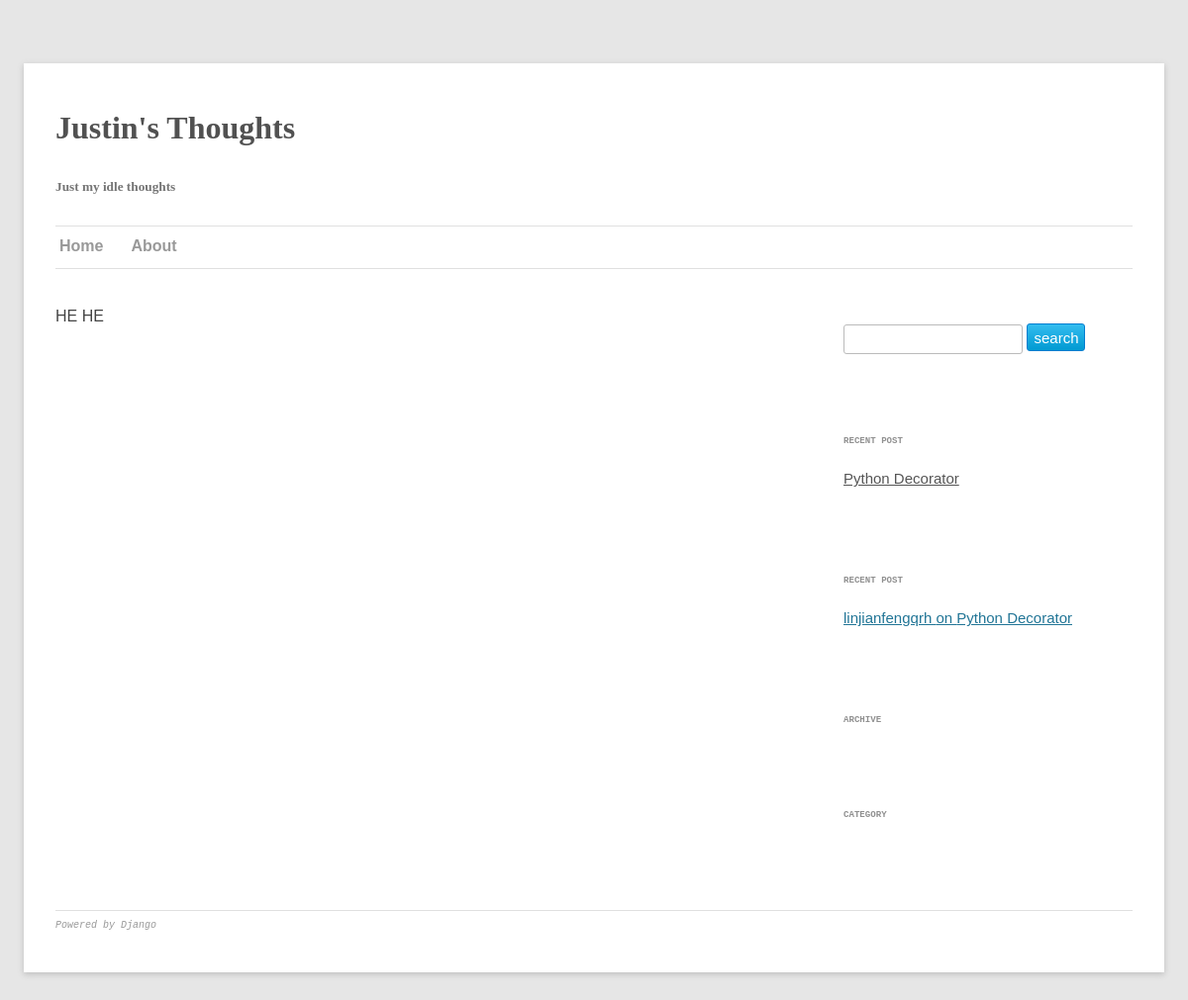
/about/, run on an earlier commit of the app's database.
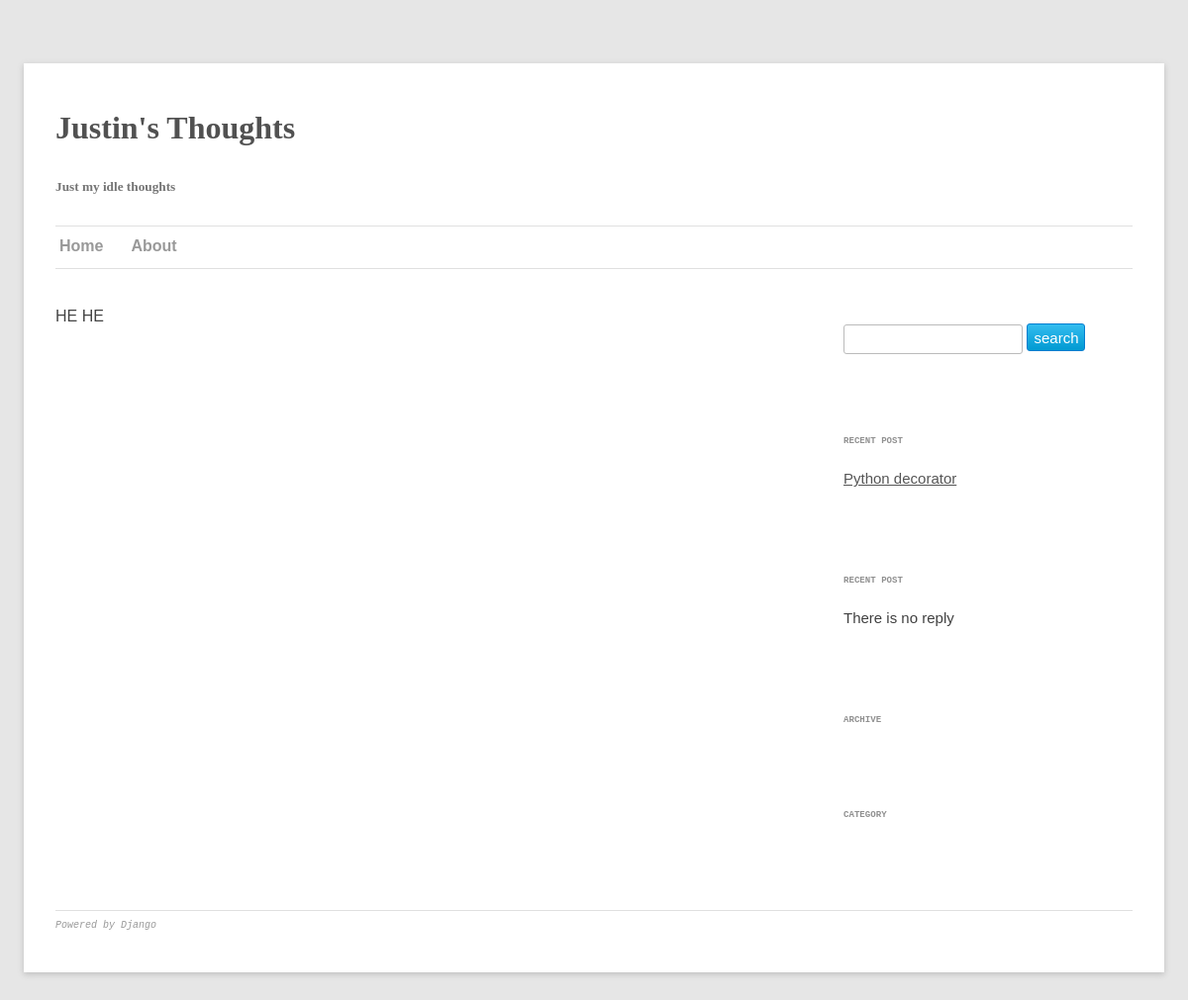
And on a later commit of the database.
### blog/models.py (models this page shows, shortened)
class Post(models.Model):
  title = models.CharField(max_length=100)
  content = models.TextField()
  author = models.CharField(max_length=100)
  published = models.BooleanField(default = False)
  created_date = models.DateTimeField(auto_now_add = True)
  category = models.ForeignKey(Category)
  tags = models.ManyToManyField(Tag)
  visit = models.IntegerField()
  class Meta:
    ordering = ['-created_date']
  def __unicode__(self):
    return self.title
  def get_abs_url(self):
    mangled = self.title.replace(' ', '__')
    return '/blog/%s/' % mangled

class Reply(models.Model):
  name = models.CharField(max_length=100)
  email = models.EmailField(blank = True)
  to = models.IntegerField(default=0)
  message = models.CharField(max_length = 1000)
  post = models.ForeignKey(Post)
  date = models.DateTimeField()

### blog/views.py (the view)
# urls.py: url(r'^about/$', 'blog.views.about'),
def about(request):
  recent_post = Post.objects.first()
  recent_reply = Reply.objects.first()
  return render(request, 'about.html', {'recent_post': recent_post, 'recent_reply':recent_reply } )

### templates/about.html (shortened to what this page needs)
{% extends "blog/base.html" %}
{% block content %}HE HE {% endblock %}

### templates/blog/base.html (shortened to what this page needs)
<!DOCTYPE html>
<html>
<head>
  <link rel="stylesheet" type="text/css" href="{{STATIC_URL}}global.css" />
  <link rel="stylesheet" type="text/css" href="{{STATIC_URL}}post.css" />
</head>
<body style="color:#444;background-color:#e6e6e6;font-family:sans-serif">
  <div class="page">
    <div class="header">
      <h1 class="blog-title">Justin's Thoughts</h1>
      <h5 class="blog-desc">Just my idle thoughts</h5>
    </div>
    <div class="menu">
      <hr />
      <ul class="menu">
        <li><a href="/" class="title-menu-item">Home</a></li>
        <li><a href="/about/" class="title-menu-item">About</a></li>
      </ul>
      <hr />
    </div>
    <div class = "maincontent">
      <div class = "sidebar">
        <div class = "widget widget_form">
          <form action="/blog/search/" method="get" class = "search">
            <p><input type="text" name="q" class="search text"/>
            <input type="submit" value="search" class = "search  button"></p>
          </form>
        </div>
        <div class = "widget widget_recent_post">
          <p class = "widget_title">RECENT POST</p>
          <p class = "widget_content">{% if recent_post %}<a href="{{recent_post.get_abs_url}}">{{ recent_post.title }}</a>{% else %}There is no post{% endif %}</p>
        </div>
        <div class = "widget widget_recent_reply">
          <p class = "widget_title">RECENT POST</p>
          <p class = "widget_content">{% if recent_reply %}<a href="{{recent_reply.get_post_url}}">{{ recent_reply.name }} on {{recent_reply.post}}</a>{% else %}There is no reply{% endif %}</p>
        </div>
        <div class = "widget widget_archive">
          <p class = "widget_title">ARCHIVE</p>
        </div>
        <div class = "widget widget_category">
          <p class = "widget_title">CATEGORY</p>
        </div>
      </div>
      <div class = "content">
        {% block content %}
        {% endblock %}
      </div>
      <div class = "footer">
        <hr />
        <p><a href="http://www.djangoproject.com">Powered by Django</a></p>
      </div>
    </div>
  </div>
</body>
</html>

What changed in the data, as far as the page shows it:
removed Post: title "Python Decorator"
removed Reply: name "linjianfengqrh", post "Python Decorator"
added Post: title "Python decorator"
Also different on the page:
text no longer shown: "on"
text now shown: "There is no reply"
